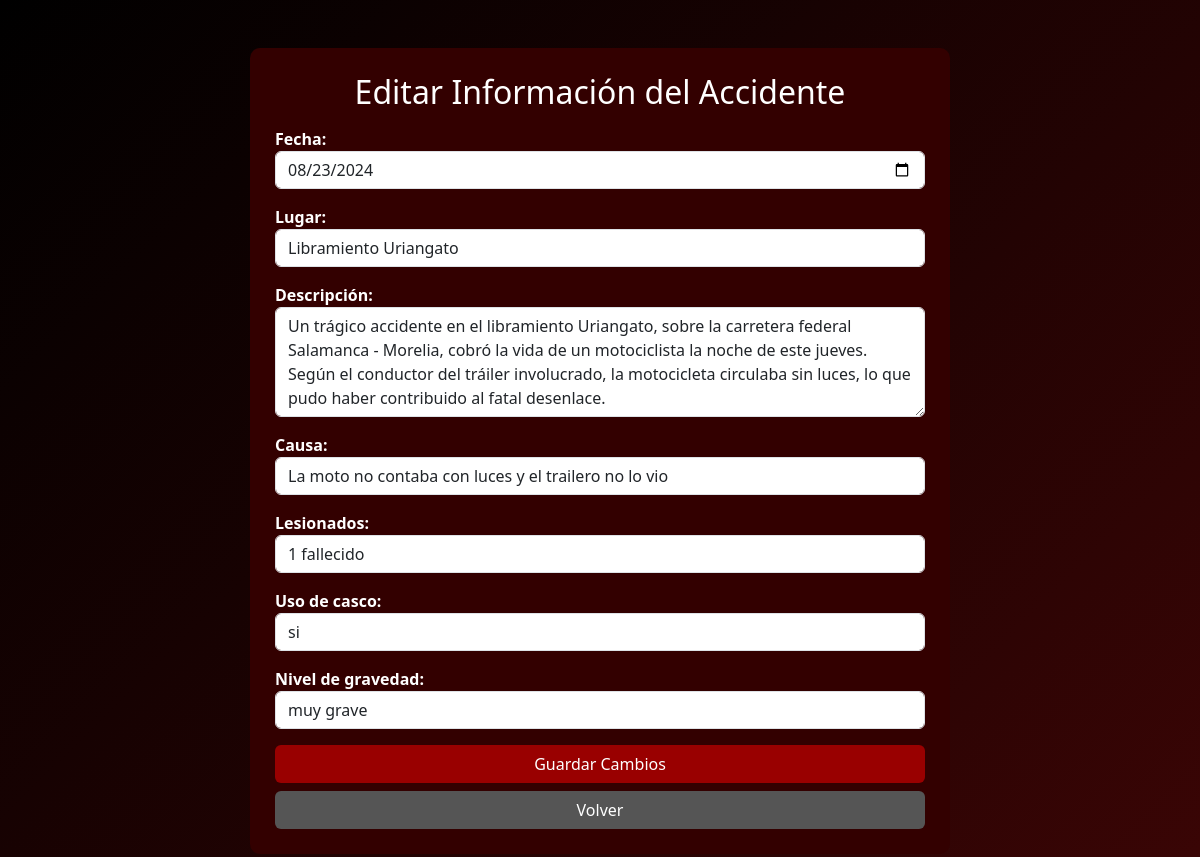
The page /Pages/accidentes_motocicleta/crud_accidentesmoto/update.php?id=1 on the database its author committed.
### tables this page shows
create table accidentes(
    id_accidentes int auto_increment primary key,
    fecha date not null,
    lugar varchar(100) not null,
    descripcion varchar(300) not null,
    causa varchar(100) not null,
    lesionados varchar(150) not null,
    uso_casco varchar(100) not null,
    nivel_gravedad varchar(40) not null
);

### Pages/accidentes_motocicleta/crud_accidentesmoto/update.php (the view, shortened to what this page needs)
<?php
include("db.php");
$id = $_GET['id'];
$q = $conexion->query("SELECT * FROM accidentes WHERE id_accidentes=$id");
$accidente = $q->fetch_assoc();
?>
<!DOCTYPE html>
<html lang="es">
<head>
    <link href="https://cdn.jsdelivr.net/npm/bootstrap@5.3.2/dist/css/bootstrap.min.css" rel="stylesheet">
</head>
<body class="p-4">
<div class="container mt-4">
    <div class="card card-form mx-auto" style="max-width:700px;">
        <h2 class="text-center mb-3">Editar Información del Accidente</h2>
        <form method="POST">
            <label>Fecha:</label>
            <input type="date" name="fecha" class="form-control mb-3"
                   value="<?php echo $accidente['fecha']; ?>" required>
            <label>Lugar:</label>
            <input type="text" name="lugar" class="form-control mb-3"
                   value="<?php echo $accidente['lugar']; ?>" required>
            <label>Descripción:</label>
            <textarea name="descripcion" class="form-control mb-3" rows="4" required><?php echo $accidente['descripcion']; ?></textarea>
            <label>Causa:</label>
            <input type="text" name="causa" class="form-control mb-3"
                   value="<?php echo $accidente['causa']; ?>" required>
            <label>Lesionados:</label>
            <input type="text" name="lesionados" class="form-control mb-3"
                   value="<?php echo $accidente['lesionados']; ?>" required>
            <label>Uso de casco:</label>
            <select name="uso_casco" class="form-control mb-3" required>
                <option value="<?php echo $accidente['uso_casco']; ?>">
                    <?php echo $accidente['uso_casco']; ?>
                </option>
            </select>
            <label>Nivel de gravedad:</label>
            <select name="nivel_gravedad" class="form-control mb-3" required>
                <option value="<?php echo $accidente['nivel_gravedad']; ?>">
                    <?php echo $accidente['nivel_gravedad']; ?>
                </option>
            </select>
            <button type="submit" name="actualizar" class="btn btn-guardar w-100">
                Guardar Cambios
            </button>
            <a href="accidentes.php" class="btn btn-volver w-100 mt-2">
                Volver
            </a>
        </form>
    </div>
</div>
</body>
</html>

### Pages/accidentes_motocicleta/crud_accidentesmoto/update.php (style rules this page uses)
body { background: linear-gradient(135deg, #000000, #3a0505); }
.card-form { background-color:#330000; color:white; border:none; padding:25px; border-radius:10px; }
.btn-guardar { background-color:#990000; color:white; }
.btn-volver { background-color:#555; color:white; }
label { font-weight:bold; }

### rows shown on the page
accidentes: fecha "08/23/2024", lugar "Libramiento Uriangato", descripcion "Un trágico accidente en el libramiento Uriangato, sobre la carretera federal Salamanca - Morelia, cobró la vida de un motociclista la noche de este jueves. Según el conductor del tráiler involucrado, la motocicleta circulaba sin luces, lo que pudo haber contribuido al fatal desenlace.", causa "La moto no contaba con luces y el trailero no lo vio", lesionados "1 fallecido", uso_casco "si", nivel_gravedad "muy grave"
